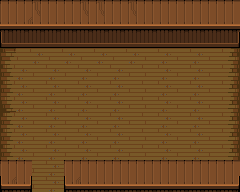

A level layout from a 2D game, rendered from its tile map. Below: a short description, then the map file with tile-grid data replaced by summaries:
An orthogonal 15x12 tile map with 16x16 px tiles, 5 tile layers (Tile Layer 2, Tile Layer 1, Слой тайлов 3, Слой тайлов 4, ...), 10 tilesets and 33 objects (Exit from house, spawnpoint).

<map version="1.10" tiledversion="1.12.2" orientation="orthogonal" renderorder="right-down" width="15" height="12" tilewidth="16" tileheight="16" infinite="0" nextlayerid="9" nextobjectid="9">
 <tileset firstgid="1" name="Interior" tilewidth="16" tileheight="16" tilecount="108" columns="12">
  <image source="Interior.png" trans="55ffff" width="192" height="144" />
  <tile id="5">
   <objectgroup draworder="index" id="2">
    <object id="1" x="7" y="8" width="9" height="8" />
   </objectgroup>
  </tile>
  <tile id="6">
   <objectgroup draworder="index" id="2">
    <object id="1" x="0" y="8" width="9" height="8" />
   </objectgroup>
  </tile>
  <tile id="7">
   <objectgroup draworder="index" id="2">
    <object id="1" x="10" y="8" width="6" height="8" />
   </objectgroup>
  </tile>
  <tile id="8">
   <objectgroup draworder="index" id="2">
    <object id="1" x="0" y="8" width="6" height="8" />
   </objectgroup>
  </tile>
  <tile id="17">
   <objectgroup draworder="index" id="2">
    <object id="1" x="7" y="0" width="9" height="16" />
   </objectgroup>
  </tile>
  <tile id="18">
   <objectgroup draworder="index" id="2">
    <object id="1" x="0" y="0" width="9" height="16" />
   </objectgroup>
  </tile>
  <tile id="19">
   <objectgroup draworder="index" id="2">
    <object id="1" x="4" y="0" width="12" height="16" />
   </objectgroup>
  </tile>
  <tile id="20">
   <objectgroup draworder="index" id="2">
    <object id="1" x="0" y="0" width="12" height="16" />
   </objectgroup>
  </tile>
  <tile id="29">
   <objectgroup draworder="index" id="2">
    <object id="1" x="7" y="0" width="9" height="10" />
   </objectgroup>
  </tile>
  <tile id="30">
   <objectgroup draworder="index" id="2">
    <object id="1" x="0" y="0" width="9" height="10" />
   </objectgroup>
  </tile>
  <tile id="31">
   <objectgroup draworder="index" id="2">
    <object id="1" x="3" y="0" width="13" height="16" />
   </objectgroup>
  </tile>
  <tile id="32">
   <objectgroup draworder="index" id="2">
    <object id="1" x="0" y="0" width="13" height="16" />
   </objectgroup>
  </tile>
  <tile id="88">
   <objectgroup draworder="index" id="2">
    <object id="1" x="4" y="8" width="12" height="8" />
   </objectgroup>
  </tile>
  <tile id="89">
   <objectgroup draworder="index" id="2">
    <object id="1" x="0" y="8" width="12" height="8" />
   </objectgroup>
  </tile>
  <tile id="90">
   <objectgroup draworder="index" id="2">
    <object id="1" x="0" y="8" width="16" height="8" />
   </objectgroup>
  </tile>
  <tile id="97">
   <objectgroup draworder="index" id="2">
    <object id="1" x="2" y="0" width="11" height="15" />
   </objectgroup>
  </tile>
  <tile id="100">
   <objectgroup draworder="index" id="2">
    <object id="1" x="4" y="0" width="12" height="15" />
    <object id="2" x="4" y="0" width="12" height="15" />
   </objectgroup>
  </tile>
  <tile id="101">
   <objectgroup draworder="index" id="2">
    <object id="1" x="0" y="0" width="12" height="15" />
   </objectgroup>
  </tile>
  <tile id="102">
   <objectgroup draworder="index" id="2">
    <object id="1" x="1" y="0" width="14" height="8" />
   </objectgroup>
  </tile>
 </tileset>
 <tileset firstgid="109" name="blocks" tilewidth="16" tileheight="16" tilecount="256" columns="16">
  <image source="blocks.png" trans="55ffff" width="256" height="256" />
  <tile id="56">
   <objectgroup draworder="index" id="2">
    <object id="1" x="0" y="0" width="16" height="16" />
   </objectgroup>
  </tile>
  <tile id="57">
   <objectgroup draworder="index" id="2">
    <object id="1" x="0" y="0" width="16" height="16" />
   </objectgroup>
  </tile>
  <tile id="71">
   <objectgroup draworder="index" id="2">
    <object id="1" x="0" y="0" width="16" height="16" />
   </objectgroup>
  </tile>
  <tile id="72">
   <objectgroup draworder="index" id="2">
    <object id="1" x="0" y="0" width="16" height="16" />
   </objectgroup>
  </tile>
  <tile id="73">
   <objectgroup draworder="index" id="2">
    <object id="1" x="0" y="0" width="16" height="16" />
   </objectgroup>
  </tile>
  <tile id="74">
   <objectgroup draworder="index" id="2">
    <object id="1" x="0" y="0" width="16" height="16" />
   </objectgroup>
  </tile>
 </tileset>
 <tileset firstgid="365" name="rack" tilewidth="16" tileheight="40" spacing="4" tilecount="1" columns="1">
  <image source="rack.png" width="16" height="40" />
  <tile id="0">
   <objectgroup draworder="index" id="2">
    <object id="1" x="1" y="4" width="14" height="36" />
   </objectgroup>
  </tile>
 </tileset>
 <tileset firstgid="366" name="table" tilewidth="48" tileheight="22" tilecount="1" columns="1">
  <image source="table.png" width="48" height="22" />
  <tile id="0">
   <objectgroup draworder="index" id="2">
    <object id="1" x="0" y="0" width="48" height="22" />
   </objectgroup>
  </tile>
 </tileset>
 <tileset firstgid="367" name="monitor" tilewidth="24" tileheight="17" tilecount="1" columns="1">
  <image source="monitor.png" width="24" height="17" />
 </tileset>
 <tileset firstgid="368" name="guitars" tilewidth="31" tileheight="35" tilecount="1" columns="1">
  <image source="guitars.png" width="31" height="35" />
  <tile id="0">
   <objectgroup draworder="index" id="2">
    <object id="1" x="0" y="0" width="31" height="35" />
   </objectgroup>
  </tile>
 </tileset>
 <tileset firstgid="369" name="cat" tilewidth="32" tileheight="18" tilecount="1" columns="1">
  <image source="cat.png" width="32" height="18" />
  <tile id="0">
   <objectgroup draworder="index" id="2">
    <object id="1" x="0" y="0" width="32" height="18" />
   </objectgroup>
  </tile>
 </tileset>
 <tileset firstgid="370" name="flowerpot" tilewidth="16" tileheight="20" tilecount="1" columns="1">
  <image source="flowerpot.png" width="16" height="20" />
  <tile id="0">
   <objectgroup draworder="index" id="2">
    <object id="1" x="3" y="0" width="11" height="16" />
   </objectgroup>
  </tile>
 </tileset>
 <tileset firstgid="371" name="carpet" tilewidth="16" tileheight="16" tilecount="12" columns="3">
  <image source="carpet.png" width="48" height="64" />
 </tileset>
 <tileset firstgid="383" name="wardrobe" tilewidth="17" tileheight="38" tilecount="1" columns="1">
  <image source="wardrobe.png" width="17" height="38" />
 </tileset>
 <layer id="2" name="Tile Layer 2" width="15" height="12">
  <data>[180 cells, 180 non-empty, 22 distinct tile ids]</data>
 </layer>
 <layer id="1" name="Tile Layer 1" width="15" height="12">
  <data>[180 cells, 13 non-empty, 1 distinct tile ids]</data>
 </layer>
 <layer id="6" name="Слой тайлов 3" width="15" height="12">
  <data>[180 cells, 0 non-empty, 0 distinct tile ids]</data>
 </layer>
 <layer id="7" name="Слой тайлов 4" width="15" height="12">
  <data>[180 cells, 0 non-empty, 0 distinct tile ids]</data>
 </layer>
 <layer id="8" name="Слой тайлов 5" width="15" height="12">
  <data>[180 cells, 0 non-empty, 0 distinct tile ids]</data>
 </layer>
 <objectgroup id="3" name="objects">
  <object id="1" name="Exit from house" x="31.5624" y="181.445" width="32.4318" height="10.5535">
   <properties>
    <property name="spawnpoint" value="spawnpoint2" />
    <property name="transition" value="untitled" />
   </properties>
  </object>
  <object id="3" name="spawnpoint" x="39.125" y="169.705">
   <point />
  </object>
 </objectgroup>
</map>
